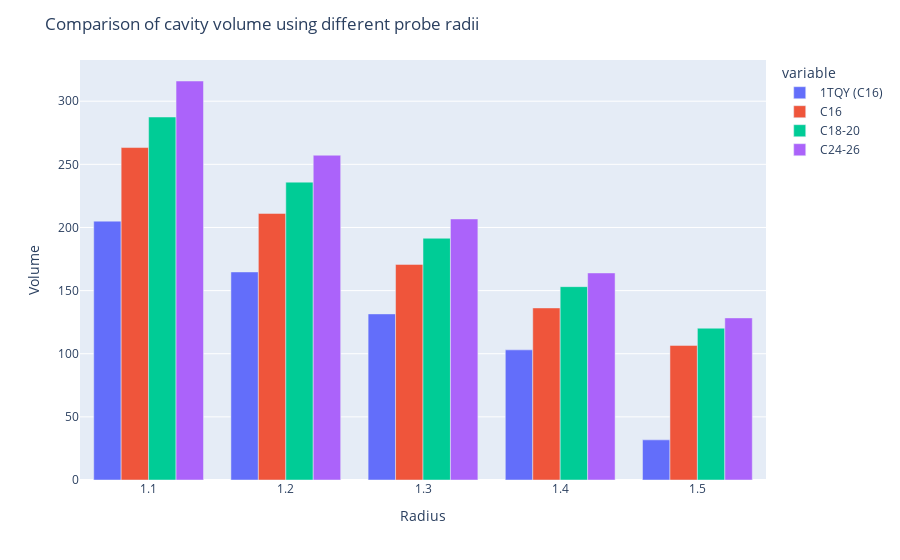

Notebook source saved alongside this figure:
### Code cell
fig_vol

### Figure 1 — Plotly figure (JSON) as saved in the notebook; plotly's stock layout.template omitted (floating-point values rounded to 4 significant figures)
{"data": [{"alignmentgroup": "True", "hovertemplate": "variable=1TQY (C16)<br>Radius=%{x}<br>value=%{y}<extra></extra>", "legendgroup": "1TQY (C16)", "marker": {"color": "#636efa", "pattern": {"shape": ""}}, "name": "1TQY (C16)", "offsetgroup": "1TQY (C16)", "orientation": "v", "showlegend": true, "textposition": "auto", "type": "bar", "x": [1.1, 1.2, 1.3, 1.4, 1.5], "xaxis": "x", "y": [205.0, 164.8, 131.6, 103.1, 31.79], "yaxis": "y"}, {"alignmentgroup": "True", "hovertemplate": "variable=C16<br>Radius=%{x}<br>value=%{y}<extra></extra>", "legendgroup": "C16", "marker": {"color": "#EF553B", "pattern": {"shape": ""}}, "name": "C16", "offsetgroup": "C16", "orientation": "v", "showlegend": true, "textposition": "auto", "type": "bar", "x": [1.1, 1.2, 1.3, 1.4, 1.5], "xaxis": "x", "y": [263.3, 211.1, 170.8, 136.3, 106.6], "yaxis": "y"}, {"alignmentgroup": "True", "hovertemplate": "variable=C18-20<br>Radius=%{x}<br>value=%{y}<extra></extra>", "legendgroup": "C18-20", "marker": {"color": "#00cc96", "pattern": {"shape": ""}}, "name": "C18-20", "offsetgroup": "C18-20", "orientation": "v", "showlegend": true, "textposition": "auto", "type": "bar", "x": [1.1, 1.2, 1.3, 1.4, 1.5], "xaxis": "x", "y": [287.5, 235.9, 191.5, 153.1, 120.2], "yaxis": "y"}, {"alignmentgroup": "True", "hovertemplate": "variable=C24-26<br>Radius=%{x}<br>value=%{y}<extra></extra>", "legendgroup": "C24-26", "marker": {"color": "#ab63fa", "pattern": {"shape": ""}}, "name": "C24-26", "offsetgroup": "C24-26", "orientation": "v", "showlegend": true, "textposition": "auto", "type": "bar", "x": [1.1, 1.2, 1.3, 1.4, 1.5], "xaxis": "x", "y": [316.0, 257.2, 206.8, 164.0, 128.4], "yaxis": "y"}], "layout": {"barmode": "group", "legend": {"title": {"text": "variable"}, "tracegroupgap": 0}, "margin": {"t": 60}, "title": {"text": "Comparison of cavity volume using different probe radii"}, "xaxis": {"anchor": "y", "domain": [0, 1], "title": {"text": "Radius"}}, "yaxis": {"anchor": "x", "domain": [0, 1], "title": {"text": "Volume"}}}}
